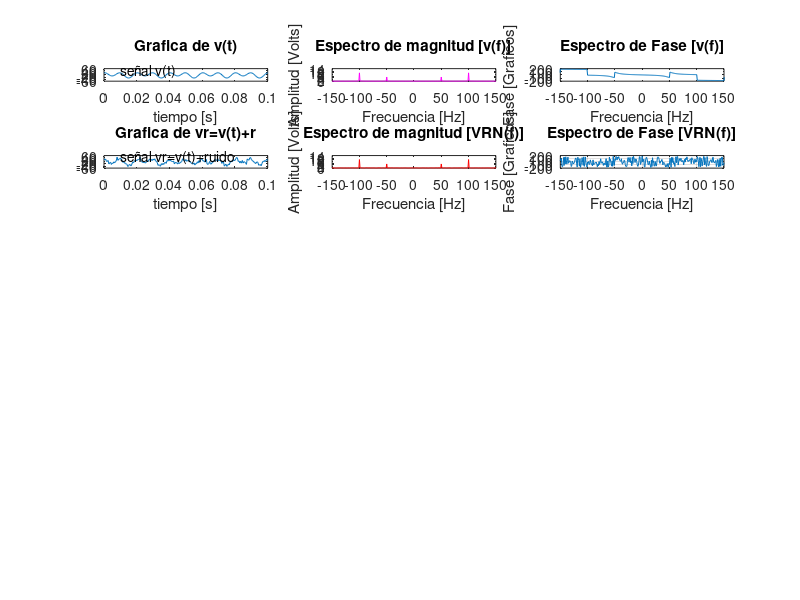

This chart was generated by the following MATLAB code: (Note: this script raises an error after producing the figure.)
%Ejercicio 2
f1= 100; %Frecuencia de la señal coseno
f2= 50; %Frecuencia de la señal seno
%fs= 2* f1; %Frecuencia de muestreo que es 2 veces la frecuencia max.
%fs= 5* f1; %Frecuencia de muestreo que es 5 veces la frecuencia max.
fs= 20* f1; %Frecuencia de muestreo que es 20 veces la frecuencia max.
ts= 1/fs; %Tiempo de muestreo=inverso de la frecuencia
t = 0:ts:1; %Tiempo, 0, espacionamiento de ts
v= 20*cos(2*pi*f1*t)+10*sin(2*pi*f2*t); %Señal v(t)
figure('Position', [100, 100, 1200, 800]);
subplot(6,3,1) 
plot(t,v); %Grafica de v(t)
axis([0 0.1 -60 60])
title('Grafica de v(t)');
xlabel('tiempo [s]');
text(0.01,35,'señal v(t)')

%Para la señal de ruido
r= randn(size(t));
vr= v+10*r; %Señal vr(t)
subplot(6,3,4) 
plot(t,vr); %Grafica de vr(t) en dominio de tiempo
axis([0 0.1 -60 60])
title('Grafica de vr=v(t)+r');
xlabel('tiempo [s]');
text(0.01,45,'señal vr=v(t)+ruido')


% **** Programa  1.b *****
% Ejercicio 3
N=length(v);
f=-fs/2:fs/(N-1):fs/2; %Para el espectro de magnitud v(f)
vf=(1/N)*fftshift(fft(v));
subplot(6,3,2)
plot(f,abs(vf),'m') %Grafica para v
axis([-150 150 0 15])
title('Espectro de magnitud [v(f)]');
xlabel('Frecuencia [Hz]');
ylabel('Amplitud [Volts]');

vrf=(1/N)*fftshift(fft(vr)); %Para el espectro de magnitud vr(f)
subplot(6,3,5)    
plot(f,abs(vrf),'r') %Grafica para vr
axis([-150 150 0 15])
title('Espectro de magnitud [VRN(f)]');
xlabel('Frecuencia [Hz]');
ylabel('Amplitud [Volts]');


% **** Programa  1.c *****
% Ejercicio 4
subplot(6,3,3)   
plot(f,angle(vf)*180/pi);
axis([-150 150 -200 200])
title('Espectro de Fase [v(f)]');
xlabel('Frecuencia [Hz]');
ylabel('Fase [Graficos]');

%ultima grafica en total 6
subplot(6,3,6) %semodifico para cambiar el orden de las graficas
plot(f,angle(vrf)*180/pi);
axis([-150 150 -200 200])
title('Espectro de Fase [VRN(f)]');
xlabel('Frecuencia [Hz]');
ylabel('Fase [Graficos]');
grid

% Ajustar márgenes y espaciado
set(gcf, 'LooseInset', get(gcf, 'TightInset') + [0.05, 0.05, 0.05])
%modificar el tamaño de las imagenes

